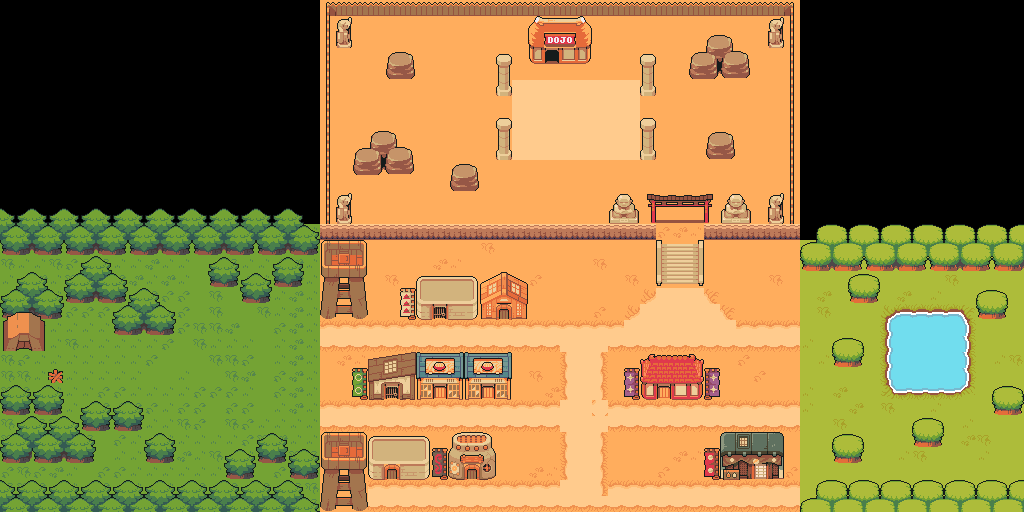

This is a level from a 2D game, rendered from its Tiled map with the project's own tilesets. A one-line summary and the map file follow, with tile-layer data summarised:
An orthogonal 64x32 tile map with 16x16 px tiles, 5 tile layers (Ground, Tree1, Tree2, House, ...) and 71 objects (Start).

<map version="1.5" tiledversion="1.7.2" orientation="orthogonal" renderorder="right-down" width="64" height="32" tilewidth="16" tileheight="16" infinite="0" nextlayerid="7" nextobjectid="87">
 <tileset firstgid="1" source="../../../../Content/Full.tsx" />
 <layer id="6" name="Ground" width="64" height="32">
  <data>[2048 cells, 1558 non-empty, 30 distinct tile ids]</data>
 </layer>
 <layer id="4" name="Tree1" width="64" height="32">
  <data>[2048 cells, 198 non-empty, 16 distinct tile ids]</data>
 </layer>
 <layer id="5" name="Tree2" width="64" height="32">
  <data>[2048 cells, 116 non-empty, 17 distinct tile ids]</data>
 </layer>
 <layer id="3" name="House" width="64" height="32">
  <data>[2048 cells, 144 non-empty, 105 distinct tile ids]</data>
 </layer>
 <layer id="1" name="Props" width="64" height="32">
  <data>[2048 cells, 152 non-empty, 55 distinct tile ids]</data>
 </layer>
 <objectgroup id="2" name="Collisions">
  <object id="3" x="320" y="0.666667" width="14.6667" height="222.333" />
  <object id="4" x="335.333" y="0" width="464" height="16" />
  <object id="5" x="784.333" y="16.3333" width="15" height="207.667" />
  <object id="6" x="768.333" y="16.6667" width="15.6667" height="31.3333" />
  <object id="7" x="768" y="192" width="15.6667" height="31.6667" />
  <object id="8" x="719.667" y="194.666" width="30" height="28" />
  <object id="9" x="609.667" y="194.667" width="29.6666" height="27" />
  <object id="10" x="640" y="118" width="15.3333" height="41" />
  <object id="11" x="640.333" y="53.3334" width="15.6667" height="42.3333" />
  <object id="12" x="704.667" y="223.333" width="94.6667" height="16.6667" />
  <object id="13" x="319.333" y="224" width="336.667" height="15.3333" />
  <object id="14" x="335.333" y="192.333" width="15.3333" height="31" />
  <object id="15" x="335" y="15.3333" width="16" height="32.3333" />
  <object id="16" x="496" y="55" width="15.3333" height="40.6667" />
  <object id="17" x="496" y="119" width="15.6667" height="41" />
  <object id="18" x="451" y="163" width="27.3334" height="27.6666" />
  <object id="20" x="386.333" y="54" width="26.6667" height="26.3333" />
  <object id="21" x="703.667" y="128" width="32" height="31.3333" />
  <object id="23" x="528" y="16" width="63.6667" height="47.3333" />
  <object id="24" x="320" y="240" width="48" height="79.3333" />
  <object id="25" x="320.667" y="431.333" width="46" height="78.6667" />
  <object id="26" x="367.333" y="431.333" width="62" height="44.6667" />
  <object id="27" x="447.333" y="432" width="48" height="46.6667" />
  <object id="28" x="369.333" y="351.333" width="140.667" height="48" />
  <object id="29" x="416.667" y="273.333" width="111.333" height="47.3333" />
  <object id="30" x="640" y="353.333" width="60.6667" height="46.6667" />
  <object id="31" x="720.667" y="430.667" width="62" height="47.3333" />
  <object id="32" x="705.333" y="448" width="13.3333" height="28.6667" />
  <object id="33" x="701.333" y="364.667" width="19.3333" height="36" />
  <object id="34" x="623.333" y="366.667" width="15.3333" height="32" />
  <object id="35" x="350" y="367.333" width="18.6667" height="32" />
  <object id="36" x="431.333" y="448" width="14.6667" height="30.6667" />
  <object id="37" x="400" y="287.333" width="15.3333" height="32.6667" />
  <object id="38" x="0" y="319.333" width="45.3333" height="31.3333" />
  <object id="39" x="48" y="368" width="14.6667" height="16.6667" />
  <object id="42" x="-0.666667" y="480" width="318.667" height="29.3333" />
  <object id="43" x="224" y="447.333" width="32" height="31.3333" />
  <object id="44" x="256" y="433.333" width="30.6667" height="29.3333" />
  <object id="45" x="287.333" y="448" width="32" height="32" />
  <object id="46" x="208.667" y="254" width="30.6667" height="32.6667" />
  <object id="47" x="240" y="271.333" width="32" height="32.6667" />
  <object id="48" x="271.333" y="254.667" width="33.3333" height="34" />
  <object id="49" x="0.666667" y="207.333" width="316.667" height="49.3333" />
  <object id="50" x="799.333" y="480" width="224.667" height="31.3333" />
  <object id="51" x="800.667" y="221.333" width="222" height="49.3333" />
  <object id="52" x="848.667" y="272" width="29.3333" height="30" />
  <object id="53" x="976.667" y="287.333" width="32" height="30.6667" />
  <object id="54" x="831.333" y="336.667" width="32.6667" height="30" />
  <object id="55" x="832" y="430.667" width="31.3333" height="33.3333" />
  <object id="56" x="912.667" y="416.667" width="30.6667" height="30" />
  <object id="57" x="990.667" y="384" width="31.3333" height="32" />
  <object id="58" x="880.667" y="303.333" width="94.6667" height="95.3333" />
  <object id="59" x="640" y="193.334" width="16" height="29.3333" />
  <object id="60" x="704" y="194" width="14" height="28.6666" />
  <object id="61" name="Start" x="552" y="76" />
  <object id="65" x="111.333" y="288.667" width="63.3333" height="46" />
  <object id="66" x="0.666667" y="272" width="61.3333" height="47.3333" />
  <object id="67" x="62" y="258" width="66" height="44.6667" />
  <object id="68" x="78.6667" y="399.333" width="64.6667" height="32" />
  <object id="69" x="142.667" y="428.667" width="32" height="34" />
  <object id="70" x="-1.33333" y="416" width="95.3333" height="46.6667" />
  <object id="71" x="-0.666667" y="383.333" width="64" height="32" />
  <object id="73" x="-0.666667" y="349.333" width="2.66667" height="33.3333" />
  <object id="74" x="-1.33333" y="462.667" width="2.66667" height="17.3333" />
  <object id="75" x="1020.67" y="271.333" width="3.33333" height="210" />
  <object id="77" x="655.333" y="238.667" width="6.66667" height="44.6667" />
  <object id="78" x="698" y="240.667" width="4.66667" height="42" />
  <object id="79" x="367.333" y="508" width="431.333" height="2" />
  <object id="80" x="824" y="541.333" />
  <object id="85" x="356" y="130.667" width="57.3333" height="43.3333" />
  <object id="86" x="690" y="34" width="59.3333" height="44.6667" />
 </objectgroup>
</map>